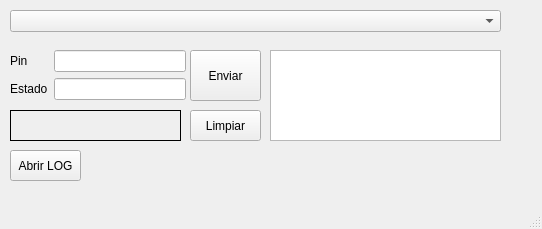
<?xml version="1.0" encoding="UTF-8"?>
<ui version="4.0">
 <class>MainWindow</class>
 <widget class="QMainWindow" name="MainWindow">
  <property name="geometry">
   <rect>
    <x>0</x>
    <y>0</y>
    <width>542</width>
    <height>229</height>
   </rect>
  </property>
  <property name="windowTitle">
   <string>MainWindow</string>
  </property>
  <widget class="QWidget" name="centralwidget">
   <widget class="QComboBox" name="comboBox">
    <property name="geometry">
     <rect>
      <x>10</x>
      <y>10</y>
      <width>491</width>
      <height>22</height>
     </rect>
    </property>
   </widget>
   <widget class="QPushButton" name="pushButton">
    <property name="geometry">
     <rect>
      <x>190</x>
      <y>50</y>
      <width>71</width>
      <height>51</height>
     </rect>
    </property>
    <property name="text">
     <string>Enviar</string>
    </property>
   </widget>
   <widget class="QLabel" name="label_3">
    <property name="geometry">
     <rect>
      <x>10</x>
      <y>110</y>
      <width>171</width>
      <height>31</height>
     </rect>
    </property>
    <property name="frameShape">
     <enum>QFrame::Shape::Box</enum>
    </property>
    <property name="text">
     <string/>
    </property>
   </widget>
   <widget class="QTextEdit" name="textEdit">
    <property name="geometry">
     <rect>
      <x>270</x>
      <y>50</y>
      <width>231</width>
      <height>91</height>
     </rect>
    </property>
   </widget>
   <widget class="QPushButton" name="pushButton_2">
    <property name="geometry">
     <rect>
      <x>190</x>
      <y>110</y>
      <width>71</width>
      <height>31</height>
     </rect>
    </property>
    <property name="text">
     <string>Limpiar</string>
    </property>
   </widget>
   <widget class="QPushButton" name="pushButton_3">
    <property name="geometry">
     <rect>
      <x>10</x>
      <y>150</y>
      <width>71</width>
      <height>31</height>
     </rect>
    </property>
    <property name="text">
     <string>Abrir LOG</string>
    </property>
   </widget>
   <widget class="QWidget" name="">
    <property name="geometry">
     <rect>
      <x>10</x>
      <y>50</y>
      <width>176</width>
      <height>52</height>
     </rect>
    </property>
    <layout class="QGridLayout" name="gridLayout">
     <item row="0" column="0">
      <widget class="QLabel" name="label">
       <property name="text">
        <string>Pin</string>
       </property>
      </widget>
     </item>
     <item row="0" column="1">
      <widget class="QLineEdit" name="lineEdit"/>
     </item>
     <item row="1" column="0">
      <widget class="QLabel" name="label_2">
       <property name="text">
        <string>Estado</string>
       </property>
      </widget>
     </item>
     <item row="1" column="1">
      <widget class="QLineEdit" name="lineEdit_2"/>
     </item>
    </layout>
   </widget>
  </widget>
  <widget class="QMenuBar" name="menubar">
   <property name="geometry">
    <rect>
     <x>0</x>
     <y>0</y>
     <width>542</width>
     <height>22</height>
    </rect>
   </property>
  </widget>
  <widget class="QStatusBar" name="statusbar"/>
 </widget>
 <resources/>
 <connections/>
</ui>
